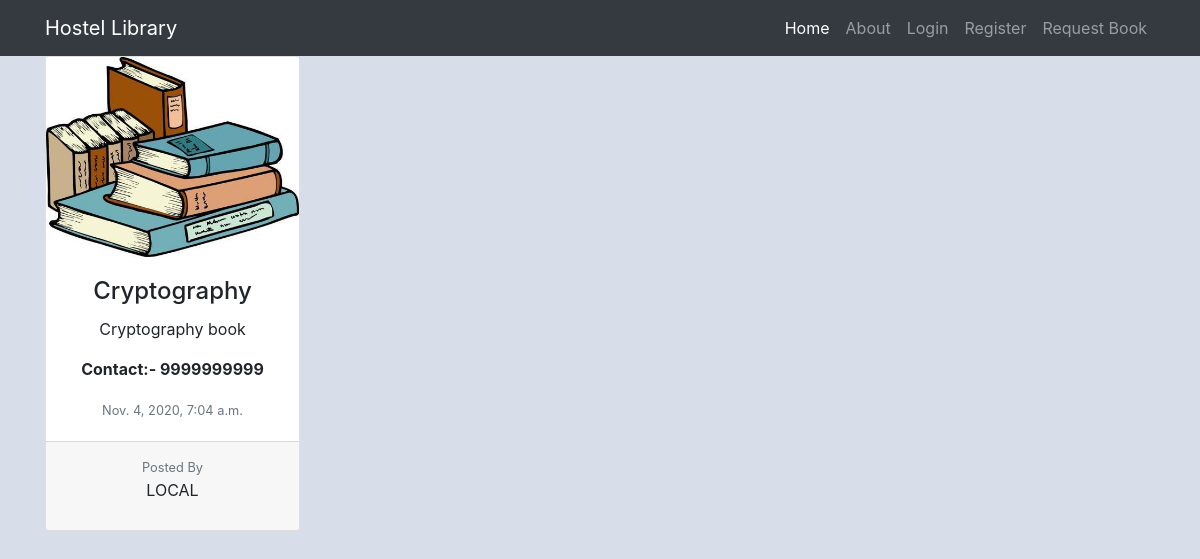
The page /post/35/ on the database its author committed.
### books/models.py (models this page shows, shortened)
class Post(models.Model):
    book_name = models.CharField(max_length=35)
    book_description = models.TextField(max_length=50)
    book_image = models.ImageField(default='book.jpg', upload_to='book_pics')
    date_posted = models.DateTimeField(default=timezone.now)
    author = models.ForeignKey(User, on_delete=models.CASCADE)
    phone_regex = RegexValidator(regex=r'^\d{10}$', message="Check your format of phone number. Up to 10 digits allowed.")
    phone_number = models.CharField(validators=[phone_regex], max_length=10, default="0000000000") # validators should be a list

### books/views.py (the view)
# urls.py: path('post/<int:pk>/', PostDetailView.as_view(), name='post-detail'),
class PostDetailView(DetailView):
    model = Post

### books/templates/books/post_detail.html (shortened to what this page needs)
{% load static %}
<!DOCTYPE html>
<html lang="en">
<head>
  <link href="{% static 'books/bootstrap.min.css' %}" rel="stylesheet">
  <link href="{% static 'books/heroic-features.css' %}" rel="stylesheet">
</head>
<body>
  <nav class="navbar navbar-expand-lg navbar-dark bg-dark fixed-top">
    <div class="container">
      <a class="navbar-brand" href="{% url 'index' %}">Hostel Library</a>
      <div class="collapse navbar-collapse" id="navbarResponsive">
        <ul class="navbar-nav ml-auto">
          <li class="nav-item active">
            <a class="nav-link" href="{% url 'index' %}">Home
            </a>
          </li>
          <li class="nav-item">
            <a class="nav-link" href="{% url 'about' %}">About</a>
          </li>
          <li class="nav-item">
              {% if user.is_authenticated %}
              <li class="nav-item">
                <a class="nav-link" href="{% url 'post-create' %}">New Post</a>
              </li>
              <li class="nav-item">
                <a class="nav-link" href="{% url 'profile' %}">Profile</a>
              </li>
              <li class="nav-item">
                <a class="nav-link" href="{% url 'logout' %}">Logout</a>
              </li>
              {% else %}
                <li class="nav-item">
                    <a class="nav-link" href="{% url 'login' %}">Login</a>
                </li>
                <li class="nav-item">
                    <a class="nav-link" href="{% url 'register' %}">Register</a>
                </li>
                <li class="nav-item">
                    <a class="nav-link" href="{% url 'book-request' %}">Request Book</a>
                </li>
              {% endif %}
          </li>
        </ul>
      </div>
    </div>
  </nav>
  <div class="container">
    <div class="row text-center">
      <div class="col-lg-3 col-md-6 mb-4">
        <div class="card h-100">
          <img class="card-img-top" src="{{ object.book_image.url }}" alt="">
          <div class="card-body">
            <h4 class="card-title">{{ object.book_name }}</h4>
            <p class="card-text">{{ object.book_description }}</p>
            <p><strong>Contact:- {{ object.phone_number }}</strong></p>
            <small class="text-muted">{{ object.date_posted }}</small>
          </div>
          <div class="card-footer">
              {% if object.author == user %}
                <a class="btn btn-secondary btn-sm mt-1 mb-1" href="{% url 'post-update' object.id %}">Update</a>
                <a class="btn btn-danger btn-sm mt-1 mb-1" href="{% url 'post-delete' object.id %}">Delete</a>
              {% else %}
                <small class="text-muted">Posted By</small>
                <p class="text-uppercase">{{ object.author }}</p>
              {% endif %}
          </div>
        </div>
      </div>
    </div>
  </div>
</body>
</html>

### books/static/books/heroic-features.css (style rules this page uses)
body { padding-top: 56px; }

### books/templates/books/post_detail.html (style rules this page uses)
body { background-color: #D8DEE9; }

### rows shown on the page
Post: book_image (picture), book_name "Cryptography", book_description "Cryptography book", phone_number "9999999999", date_posted "Nov. 4, 2020, 7:04 a.m.", author "LOCAL"
